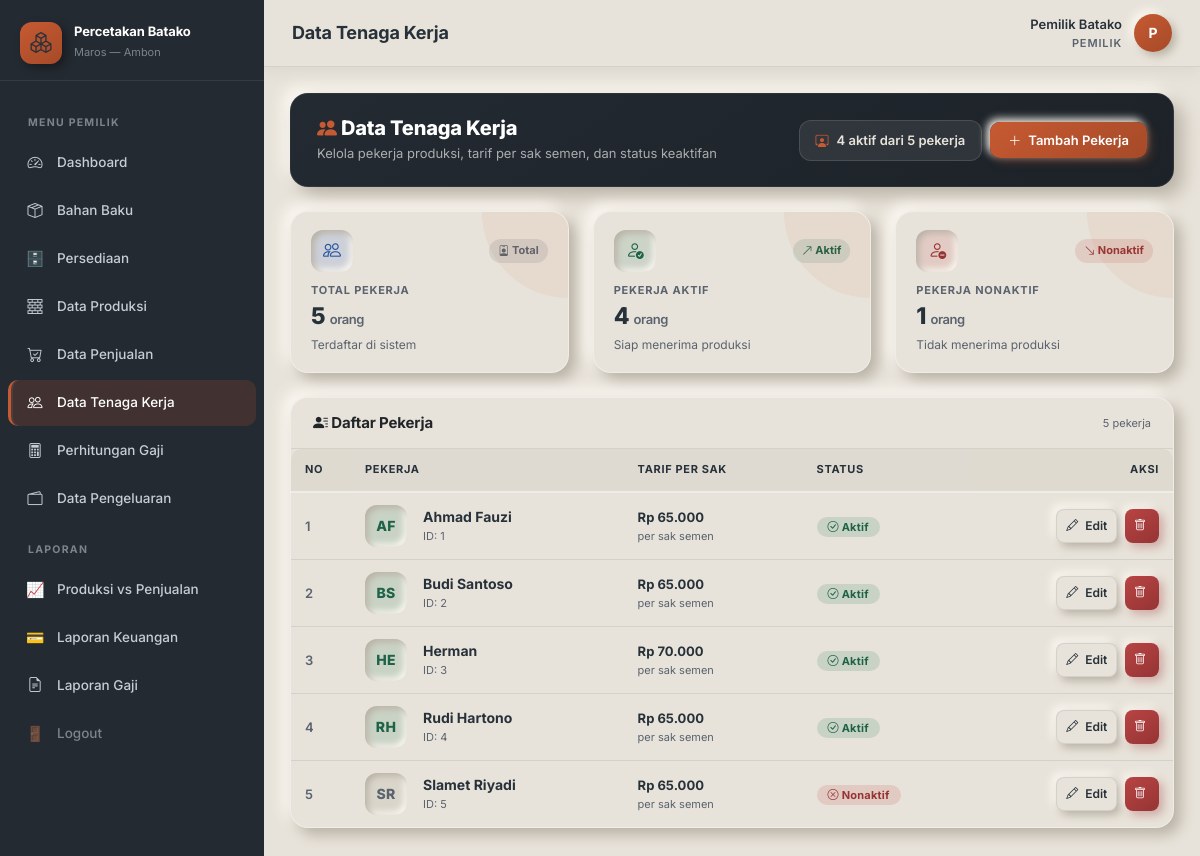
The app's page /pemilik/tenaga_kerja.php (signed in) with its own data.
### tables this page shows
CREATE TABLE IF NOT EXISTS pekerja (
    id INT AUTO_INCREMENT PRIMARY KEY,
    nama_pekerja VARCHAR(100) NOT NULL,
    tarif_per_sak DECIMAL(10,0) DEFAULT 65000,
    status ENUM('aktif','nonaktif') DEFAULT 'aktif',
    created_at TIMESTAMP DEFAULT CURRENT_TIMESTAMP,
    updated_at TIMESTAMP DEFAULT CURRENT_TIMESTAMP ON UPDATE CURRENT_TIMESTAMP
);

### helpers/auth.php (called while the page is built, shortened)
<?php
function isLoggedIn(): bool {
    return isset($_SESSION['user_id']);
}
function isPemilik(): bool {
    return isLoggedIn() && $_SESSION['role'] === 'pemilik';
}
function formatRupiah($angka): string {
    return 'Rp ' . number_format($angka, 0, ',', '.');
}
function e(?string $str): string {
    return htmlspecialchars($str ?? '', ENT_QUOTES, 'UTF-8');
}

### pemilik/tenaga_kerja.php (the view, shortened to what this page needs)
<?php
require_once __DIR__ . '/../helpers/auth.php';
$db = getDB();
$pageTitle = 'Data Tenaga Kerja';
$pekerjaList = $db->query("SELECT * FROM pekerja ORDER BY status ASC, nama_pekerja ASC")->fetchAll();
$totalPekerja = count($pekerjaList);
$aktifPekerja = count(array_filter($pekerjaList, fn($p) => $p['status'] === 'aktif'));
$nonaktifPekerja = $totalPekerja - $aktifPekerja;
function inisialNama(string $nama): string {
    $parts = preg_split('/\s+/', trim($nama));
    if (count($parts) >= 2) {
        return strtoupper(mb_substr($parts[0], 0, 1) . mb_substr($parts[count($parts) - 1], 0, 1));
    }
    return strtoupper(mb_substr($nama, 0, 2));
}
include __DIR__ . '/../layouts/header.php';
?>
<div class="dash-hero">
    <div>
        <h3><i class="bi bi-people-fill" style="color:var(--accent);"></i> Data Tenaga Kerja</h3>
        <p>Kelola pekerja produksi, tarif per sak semen, dan status keaktifan</p>
    </div>
    <div class="d-flex align-items-center gap-2 flex-wrap">
        <span class="hero-date"><i class="bi bi-person-workspace"></i> <?= $aktifPekerja ?> aktif dari <?= $totalPekerja ?> pekerja</span>
        <button class="btn btn-primary" data-bs-toggle="modal" data-bs-target="#modalForm" data-mode="tambah">
            <i class="bi bi-plus-lg"></i> Tambah Pekerja
        </button>
    </div>
</div>
<div class="row g-4 mb-4">
    <div class="col-xl-4 col-md-4">
        <div class="kpi-card">
            <div class="kpi-top">
                <div class="kpi-icon cobalt"><i class="bi bi-people"></i></div>
                <span class="kpi-trend trend-flat"><i class="bi bi-person-badge"></i> Total</span>
            </div>
            <div class="kpi-label">Total Pekerja</div>
            <div class="kpi-value"><?= number_format($totalPekerja) ?> <small style="font-size:13px;font-weight:600;color:var(--ink-muted);">orang</small></div>
            <div class="kpi-sub">Terdaftar di sistem</div>
        </div>
    </div>
    <div class="col-xl-4 col-md-4">
        <div class="kpi-card">
            <div class="kpi-top">
                <div class="kpi-icon green"><i class="bi bi-person-check"></i></div>
                <span class="kpi-trend trend-up"><i class="bi bi-arrow-up-right"></i> Aktif</span>
            </div>
            <div class="kpi-label">Pekerja Aktif</div>
            <div class="kpi-value"><?= number_format($aktifPekerja) ?> <small style="font-size:13px;font-weight:600;color:var(--ink-muted);">orang</small></div>
            <div class="kpi-sub">Siap menerima produksi</div>
        </div>
    </div>
    <div class="col-xl-4 col-md-4">
        <div class="kpi-card">
            <div class="kpi-top">
                <div class="kpi-icon red"><i class="bi bi-person-dash"></i></div>
                <span class="kpi-trend trend-down"><i class="bi bi-arrow-down-right"></i> Nonaktif</span>
            </div>
            <div class="kpi-label">Pekerja Nonaktif</div>
            <div class="kpi-value"><?= number_format($nonaktifPekerja) ?> <small style="font-size:13px;font-weight:600;color:var(--ink-muted);">orang</small></div>
            <div class="kpi-sub">Tidak menerima produksi</div>
        </div>
    </div>
</div>
<div class="card">
    <div class="card-header">
        <h5><i class="bi bi-person-lines-fill"></i> Daftar Pekerja</h5>
        <span style="font-size:11px;color:var(--ink-muted);"><?= number_format($totalPekerja) ?> pekerja</span>
    </div>
    <div class="card-body p-0">
        <?php if (empty($pekerjaList)): ?>
            <div class="empty-state">
                <div class="empty-icon"><i class="bi bi-person-plus"></i></div>
                <h5>Belum ada pekerja</h5>
                <p>Tambahkan pekerja pertama untuk mulai mencatat produksi dan gaji.</p>
                <button class="btn btn-primary btn-sm" data-bs-toggle="modal" data-bs-target="#modalForm" data-mode="tambah">
                    <i class="bi bi-plus-lg"></i> Tambah Pekerja
                </button>
            </div>
        <?php else: ?>
        <div class="table-responsive">
            <table class="table-custom">
                <thead>
                    <tr>
                        <th style="width:60px;">No</th>
                        <th>Pekerja</th>
                        <th>Tarif per Sak</th>
                        <th>Status</th>
                        <th class="text-end">Aksi</th>
                    </tr>
                </thead>
                <tbody>
                    <?php foreach ($pekerjaList as $i => $row): ?>
                    <tr>
                        <td style="color:var(--ink-muted);font-weight:600;"><?= $i + 1 ?></td>
                        <td>
                            <div class="d-flex align-items-center gap-3">
                                <div class="tk-avatar <?= $row['status'] === 'aktif' ? 'tk-avatar-aktif' : 'tk-avatar-nonaktif' ?>">
                                    <?= e(inisialNama($row['nama_pekerja'])) ?>
                                </div>
                                <div>
                                    <div style="font-weight:700;color:var(--ink);font-size:14px;"><?= e($row['nama_pekerja']) ?></div>
                                    <div style="font-size:11px;color:var(--ink-muted);">ID: <?= e($row['id']) ?></div>
                                </div>
                            </div>
                        </td>
                        <td>
                            <div style="font-weight:700;color:var(--ink);"><?= formatRupiah($row['tarif_per_sak']) ?></div>
                            <div style="font-size:11px;color:var(--ink-muted);">per sak semen</div>
                        </td>
                        <td>
                            <a href="?toggle=<?= $row['id'] ?>" class="badge <?= $row['status'] === 'aktif' ? 'badge-success' : 'badge-danger' ?>" style="text-decoration:none;" title="Klik untuk ubah status">
                                <i class="bi bi-<?= $row['status'] === 'aktif' ? 'check-circle' : 'x-circle' ?>"></i>
                                <?= $row['status'] === 'aktif' ? 'Aktif' : 'Nonaktif' ?>
                            </a>
                        </td>
                        <td class="text-end">
                            <a href="?edit=<?= $row['id'] ?>" class="btn btn-light btn-sm" title="Edit pekerja" data-bs-toggle="modal" data-bs-target="#modalForm" data-edit-id="<?= $row['id'] ?>">
                                <i class="bi bi-pencil"></i> <span class="d-none d-sm-inline">Edit</span>
                            </a>
                            <a href="?delete=<?= $row['id'] ?>" class="btn btn-danger btn-sm btn-delete" title="Hapus pekerja">
                                <i class="bi bi-trash"></i>
                            </a>
                        </td>
                    </tr>
                    <?php endforeach; ?>
                </tbody>
            </table>
        </div>
        <?php endif; ?>
    </div>
</div>
<?php include __DIR__ . '/../layouts/footer.php'; ?>

### layouts/header.php (shortened to what this page needs)
<!DOCTYPE html>
<html lang="id">
<head>
    <link href="https://cdn.jsdelivr.net/npm/bootstrap@5.3.0/dist/css/bootstrap.min.css" rel="stylesheet">
    <link rel="stylesheet" href="https://cdn.jsdelivr.net/npm/bootstrap-icons@1.11.3/font/bootstrap-icons.css">
    <link rel="stylesheet" href="/assets/css/style.css">
</head>
<body>
<?php if (isPemilik()): ?>
    <?php include __DIR__ . '/sidebar_pemilik.php'; ?>
<?php elseif (isOperator()): ?>
    <?php include __DIR__ . '/sidebar_operator.php'; ?>
<?php endif; ?>
<div class="main-content">
    <div class="topbar">
        <div class="d-flex align-items-center gap-2">
            <h4 class="page-title"><?= e($pageTitle ?? 'Dashboard') ?></h4>
        </div>
        <div class="user-info">
            <div class="text-end d-none d-sm-block">
                <div class="user-name"><?= e($_SESSION['name'] ?? 'User') ?></div>
                <div class="user-role"><?= e(strtoupper($_SESSION['role'] ?? '')) ?></div>
            </div>
            <div class="user-avatar">
                <?= e(strtoupper(substr($_SESSION['name'] ?? 'U', 0, 1))) ?>
            </div>
        </div>
    </div>
    <div class="content-wrapper">

### layouts/sidebar_pemilik.php
<?php
$currentPage = basename($_SERVER['PHP_SELF']);
?>
<aside class="sidebar">
    <div class="sidebar-brand">
        <div class="brand-icon"><i class="bi bi-boxes"></i></div>
        <div class="brand-text">
            <h5>Percetakan Batako</h5>
            <span>Maros — Ambon</span>
        </div>
    </div>
    <ul class="sidebar-menu">
        <li class="sidebar-heading">Menu Pemilik</li>
        <li>
            <a href="/pemilik/dashboard.php" class="<?= $currentPage === 'dashboard.php' ? 'active' : '' ?>">
                <span class="menu-icon"><i class="bi bi-speedometer2"></i></span> Dashboard
            </a>
        </li>
        <li>
            <a href="/pemilik/bahan_baku.php" class="<?= $currentPage === 'bahan_baku.php' ? 'active' : '' ?>">
                <span class="menu-icon"><i class="bi bi-box-seam"></i></span> Bahan Baku
            </a>
        </li>
        <li>
            <a href="/pemilik/persediaan.php" class="<?= $currentPage === 'persediaan.php' ? 'active' : '' ?>">
                <span class="menu-icon">🗄️</span> Persediaan
            </a>
        </li>
        <li>
            <a href="/pemilik/produksi.php" class="<?= $currentPage === 'produksi.php' ? 'active' : '' ?>">
                <span class="menu-icon"><i class="bi bi-bricks"></i></span> Data Produksi
            </a>
        </li>
        <li>
            <a href="/pemilik/penjualan.php" class="<?= $currentPage === 'penjualan.php' ? 'active' : '' ?>">
                <span class="menu-icon"><i class="bi bi-cart-check"></i></span> Data Penjualan
            </a>
        </li>
        <li>
            <a href="/pemilik/tenaga_kerja.php" class="<?= $currentPage === 'tenaga_kerja.php' ? 'active' : '' ?>">
                <span class="menu-icon"><i class="bi bi-people"></i></span> Data Tenaga Kerja
            </a>
        </li>
        <li>
            <a href="/pemilik/gaji.php" class="<?= $currentPage === 'gaji.php' ? 'active' : '' ?>">
                <span class="menu-icon"><i class="bi bi-calculator"></i></span> Perhitungan Gaji
            </a>
        </li>
        <li>
            <a href="/pemilik/pengeluaran.php" class="<?= $currentPage === 'pengeluaran.php' ? 'active' : '' ?>">
                <span class="menu-icon"><i class="bi bi-wallet2"></i></span> Data Pengeluaran
            </a>
        </li>
        <li class="sidebar-heading">Laporan</li>
        <li>
            <a href="/pemilik/laporan_produksi.php" class="<?= $currentPage === 'laporan_produksi.php' ? 'active' : '' ?>">
                <span class="menu-icon">📈</span> Produksi vs Penjualan
            </a>
        </li>
        <li>
            <a href="/pemilik/laporan_keuangan.php" class="<?= $currentPage === 'laporan_keuangan.php' ? 'active' : '' ?>">
                <span class="menu-icon">💳</span> Laporan Keuangan
            </a>
        </li>
        <li>
            <a href="/pemilik/laporan_gaji.php" class="<?= $currentPage === 'laporan_gaji.php' ? 'active' : '' ?>">
                <span class="menu-icon"><i class="bi bi-file-earmark-text"></i></span> Laporan Gaji
            </a>
        </li>
        <li class="logout">
            <a href="/logout.php">
                <span class="menu-icon">🚪</span> Logout
            </a>
        </li>
    </ul>
</aside>

### layouts/footer.php (shortened to what this page needs)
    </div>
</div>
</body>
</html>

### records on screen
pekerja: nama_pekerja "AF", nama_pekerja "Ahmad Fauzi", id "1", tarif_per_sak "Rp 65.000", status "Aktif"
pekerja: nama_pekerja "BS", nama_pekerja "Budi Santoso", id "2", tarif_per_sak "Rp 65.000", status "Aktif"
pekerja: nama_pekerja "HE", nama_pekerja "Herman", id "3", tarif_per_sak "Rp 70.000", status "Aktif"
pekerja: nama_pekerja "RH", nama_pekerja "Rudi Hartono", id "4", tarif_per_sak "Rp 65.000", status "Aktif"
pekerja: nama_pekerja "SR", nama_pekerja "Slamet Riyadi", id "5", tarif_per_sak "Rp 65.000", status "Nonaktif"

### other values on screen
$pageTitle "Data Tenaga Kerja"
$_SESSION['name'] "Pemilik Batako"
$_SESSION['role'] "PEMILIK"
substr($_SESSION['name'] ?? 'U', 0, 1) "P"
$aktifPekerja "4"
$totalPekerja "5"
$nonaktifPekerja "1"
